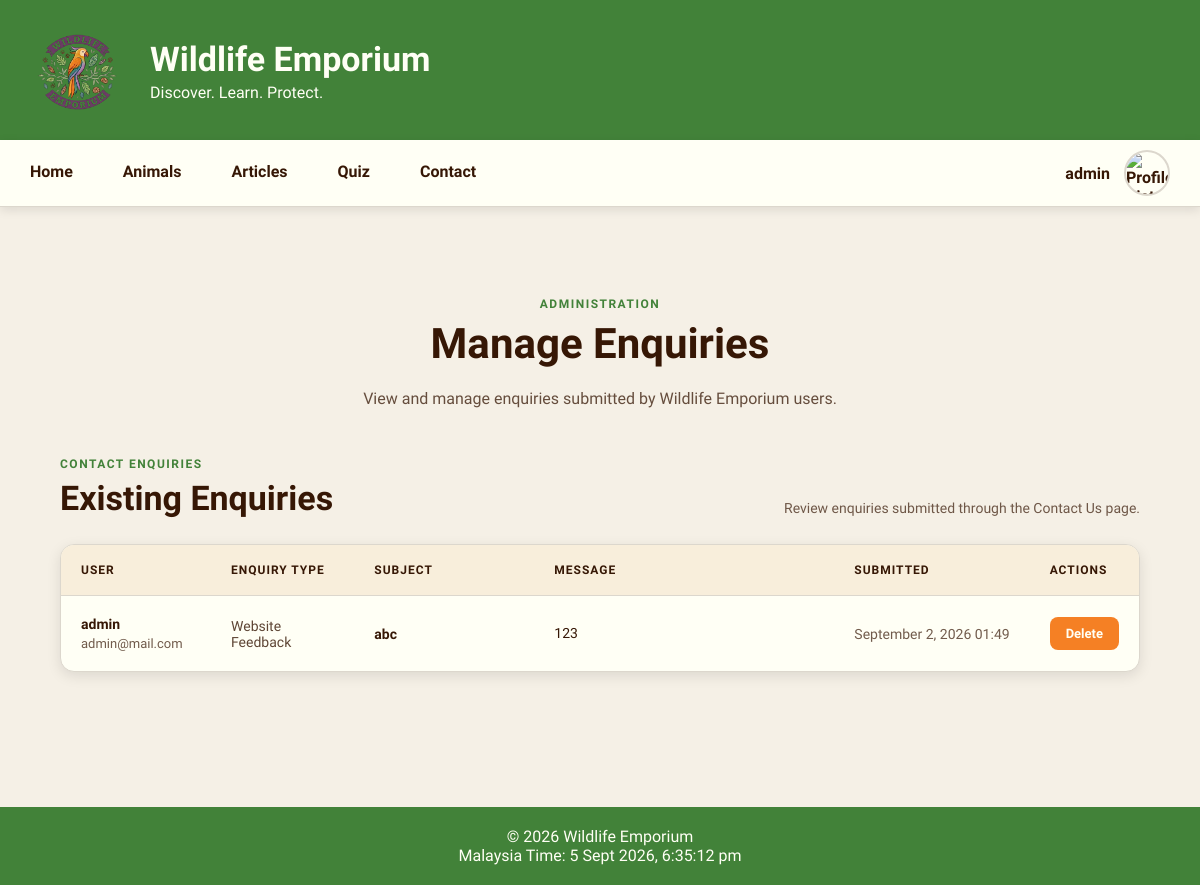
The app's page /contact/manageEnquiries.php (signed in), older data.
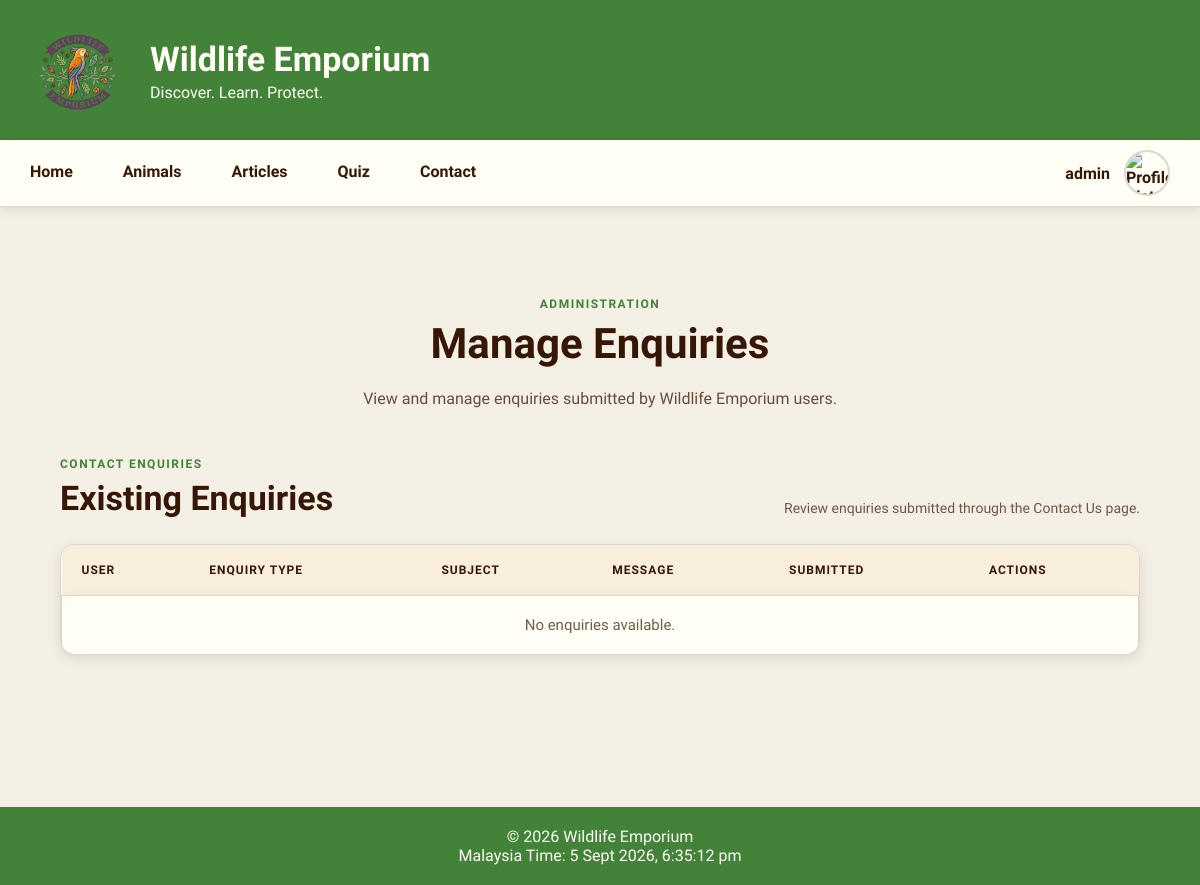
The same page, newer data.
### tables this page shows
CREATE TABLE IF NOT EXISTS `contact_messages` (
  `messageID` int NOT NULL AUTO_INCREMENT,
  `userID` int NOT NULL,
  `enquiryType` varchar(100) NOT NULL,
  `subject` varchar(255) NOT NULL,
  `message` text NOT NULL,
  `createdAt` timestamp NULL DEFAULT CURRENT_TIMESTAMP,
  PRIMARY KEY (`messageID`),
  KEY `fk_contact_messages_user` (`userID`)
);

CREATE TABLE IF NOT EXISTS `users` (
  `userID` int UNSIGNED NOT NULL AUTO_INCREMENT,
  `username` varchar(30) NOT NULL,
  `email` varchar(255) NOT NULL,
  `passwordHash` varchar(255) NOT NULL,
  `profilePicture` varchar(255) DEFAULT 'default-avatar.png',
  `role` enum('user','admin') NOT NULL DEFAULT 'user',
  `createdAt` timestamp NOT NULL DEFAULT CURRENT_TIMESTAMP,
  `lastLogin` timestamp NULL DEFAULT NULL,
  `xp` int UNSIGNED NOT NULL DEFAULT '0',
  PRIMARY KEY (`userID`),
  UNIQUE KEY `username` (`username`),
  UNIQUE KEY `email` (`email`)
);

### contact/manageEnquiries.php (the view, shortened to what the changed rows need)
<?php
require_once("../includes/database.php");
$enquiriesQuery = "
    SELECT
        cm.messageID,
        cm.enquiryType,
        cm.subject,
        cm.message,
        cm.createdAt,
        u.username,
        u.email
    FROM contact_messages cm
    INNER JOIN users u
        ON cm.userID = u.userID
    ORDER BY cm.createdAt DESC
";
$statement = mysqli_prepare(
    $connection,
    $enquiriesQuery
);
$enquiries = [];
if ($statement)
{
    mysqli_stmt_execute($statement);
    mysqli_stmt_bind_result(
        $statement,
        $messageID,
        $enquiryType,
        $subject,
        $message,
        $createdAt,
        $username,
        $email
    );
    while (mysqli_stmt_fetch($statement))
    {
        $enquiries[] = [
            "messageID" => $messageID,
            "enquiryType" => $enquiryType,
            "subject" => $subject,
            "message" => $message,
            "createdAt" => $createdAt,
            "username" => $username,
            "email" => $email
        ];
    }
}
?>
<!DOCTYPE html>
<html lang="en">
<head>
    <link
        rel="stylesheet"
        href="../css/style.css"
    >
    <link
        rel="stylesheet"
        href="../css/manageEnquiries.css"
    >
</head>
<body>
<?php include("../includes/header.php"); ?>
<main>
    <div class="manage-enquiries-page">
        <section class="manage-enquiries-header">
            <h1>
                Manage Enquiries
            </h1>
        </section>
        <section
            class="existing-enquiries"
            id="existing-enquiries"
        >
            <div class="existing-enquiries-header">
                <div>
                    <h2>
                        Existing Enquiries
                    </h2>
                </div>
            </div>
            <div class="enquiries-table-container">
                <table class="enquiries-table">
                    <thead>
                        <tr>
                            <th>
                                User
                            </th>
                            <th>
                                Enquiry Type
                            </th>
                            <th>
                                Subject
                            </th>
                            <th>
                                Message
                            </th>
                            <th>
                                Submitted
                            </th>
                            <th>
                                Actions
                            </th>
                        </tr>
                    </thead>
                    <tbody>
                        <?php if (!empty($enquiries)): ?>
                            <?php foreach ($enquiries as $enquiry): ?>
                                <tr>
                                    <td class="enquiry-user">
                                        <strong>
                                            <?php echo htmlspecialchars(
                                                $enquiry["username"],
                                                ENT_QUOTES,
                                                "UTF-8"
                                            ); ?>
                                        </strong>
                                        <span>
                                            <?php echo htmlspecialchars(
                                                $enquiry["email"],
                                                ENT_QUOTES,
                                                "UTF-8"
                                            ); ?>
                                        </span>
                                    </td>
                                    <td class="enquiry-type">
                                        <?php echo htmlspecialchars(
                                            $enquiry["enquiryType"],
                                            ENT_QUOTES,
                                            "UTF-8"
                                        ); ?>
                                    </td>
                                    <td class="enquiry-subject">
                                        <?php echo htmlspecialchars(
                                            $enquiry["subject"],
                                            ENT_QUOTES,
                                            "UTF-8"
                                        ); ?>
                                    </td>
                                    <td class="enquiry-message">
                                        <?php echo nl2br(
                                            htmlspecialchars(
                                                $enquiry["message"],
                                                ENT_QUOTES,
                                                "UTF-8"
                                            )
                                        ); ?>
                                    </td>
                                    <td class="enquiry-date">
                                        <?php echo date(
                                            "F j, Y H:i",
                                            strtotime(
                                                $enquiry["createdAt"]
                                            )
                                        ); ?>
                                    </td>
                                    <td class="enquiry-actions">
                                        <form
                                            method="POST"
                                            action="manageEnquiries.php"
                                            onsubmit="return confirm('Are you sure you want to delete this enquiry?');"
                                        >
                                            <button
                                                type="submit"
                                                name="deleteEnquiry"
                                                class="enquiry-action-delete"
                                            >
                                                Delete
                                            </button>
                                        </form>
                                    </td>
                                </tr>
                            <?php endforeach; ?>
                        <?php else: ?>
                            <tr>
                                <td
                                    colspan="6"
                                    class="no-enquiries"
                                >
                                    <p>
                                        No enquiries available.
                                    </p>
                                </td>
                            </tr>
                        <?php endif; ?>
                    </tbody>
                </table>
            </div>
        </section>
    </div>
</main>
</body>
</html>

Row changes from the older to the newer data that the page shows:
removed contact_messages: userID.username "admin", userID.email "admin@mail.com", enquiryType "Website Feedback", subject "abc", message "123", createdAt "September 2, 2026 01:49"
Text that changed along with them:
text now shown: "No enquiries available."
